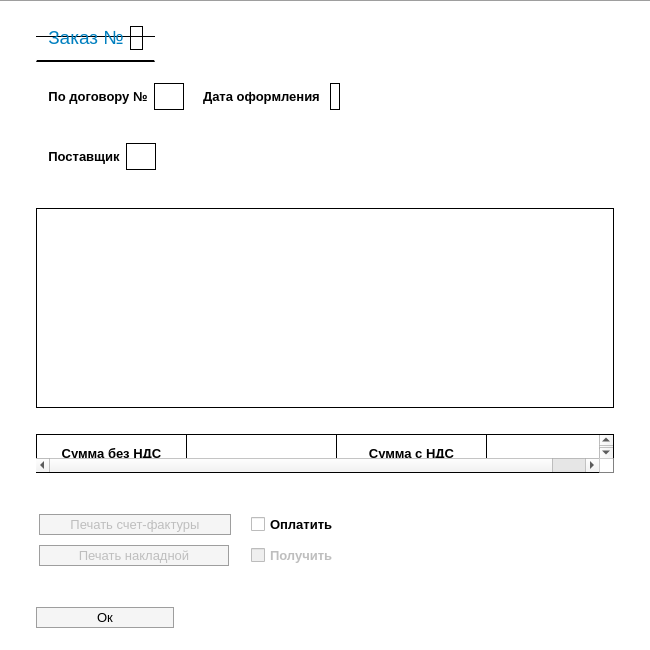
<?xml version="1.0" encoding="UTF-8"?>
<ui version="4.0">
 <class>ViewOrderWindow</class>
 <widget class="QDialog" name="ViewOrderWindow">
  <property name="geometry">
   <rect>
    <x>0</x>
    <y>0</y>
    <width>650</width>
    <height>650</height>
   </rect>
  </property>
  <property name="minimumSize">
   <size>
    <width>650</width>
    <height>600</height>
   </size>
  </property>
  <property name="maximumSize">
   <size>
    <width>16777215</width>
    <height>16777215</height>
   </size>
  </property>
  <property name="windowTitle">
   <string>Просмотр заказа</string>
  </property>
  <property name="windowIcon">
   <iconset resource="../../resource/resource.qrc">
    <normaloff>:/icons/icons/window-logo.ico</normaloff>:/icons/icons/window-logo.ico</iconset>
  </property>
  <property name="styleSheet">
   <string notr="true">QDialog {
	background-color: white;
	border-top: 1px solid #9e9e9e;
}</string>
  </property>
  <layout class="QGridLayout" name="gridLayout">
   <item row="0" column="2">
    <spacer name="horizontalSpacer">
     <property name="orientation">
      <enum>Qt::Horizontal</enum>
     </property>
     <property name="sizeType">
      <enum>QSizePolicy::Preferred</enum>
     </property>
     <property name="sizeHint" stdset="0">
      <size>
       <width>25</width>
       <height>20</height>
      </size>
     </property>
    </spacer>
   </item>
   <item row="0" column="0">
    <spacer name="horizontalSpacer_2">
     <property name="orientation">
      <enum>Qt::Horizontal</enum>
     </property>
     <property name="sizeType">
      <enum>QSizePolicy::Preferred</enum>
     </property>
     <property name="sizeHint" stdset="0">
      <size>
       <width>25</width>
       <height>20</height>
      </size>
     </property>
    </spacer>
   </item>
   <item row="0" column="1">
    <layout class="QVBoxLayout" name="verticalLayout">
     <item>
      <widget class="QGroupBox" name="orderNumberGroup">
       <property name="sizePolicy">
        <sizepolicy hsizetype="Maximum" vsizetype="Maximum">
         <horstretch>0</horstretch>
         <verstretch>0</verstretch>
        </sizepolicy>
       </property>
       <property name="styleSheet">
        <string notr="true">QGroupBox {
	background: white;
	border-top: 1px solid black;
	border-bottom: 2px solid black;
	padding-right: 15px;
	padding-left: 15px;
	margin-top: 25px;
}</string>
       </property>
       <property name="title">
        <string/>
       </property>
       <property name="alignment">
        <set>Qt::AlignCenter</set>
       </property>
       <layout class="QHBoxLayout" name="horizontalLayout">
        <property name="topMargin">
         <number>9</number>
        </property>
        <item>
         <widget class="QLabel" name="label">
          <property name="sizePolicy">
           <sizepolicy hsizetype="Maximum" vsizetype="Maximum">
            <horstretch>0</horstretch>
            <verstretch>0</verstretch>
           </sizepolicy>
          </property>
          <property name="font">
           <font>
            <pointsize>14</pointsize>
            <weight>50</weight>
            <bold>false</bold>
           </font>
          </property>
          <property name="toolTip">
           <string>&lt;html&gt;&lt;head/&gt;&lt;body&gt;&lt;p&gt;&lt;span style=&quot; font-size:10pt;&quot;&gt;Заказ на поставку товара&lt;/span&gt;&lt;/p&gt;&lt;/body&gt;&lt;/html&gt;</string>
          </property>
          <property name="text">
           <string>&lt;html&gt;&lt;head/&gt;&lt;body&gt;&lt;p&gt;&lt;span style=&quot; color:#007fbf;&quot;&gt;Заказ №&lt;/span&gt;&lt;/p&gt;&lt;/body&gt;&lt;/html&gt;</string>
          </property>
          <property name="alignment">
           <set>Qt::AlignCenter</set>
          </property>
         </widget>
        </item>
        <item>
         <widget class="QLabel" name="orderNumber">
          <property name="font">
           <font>
            <pointsize>14</pointsize>
           </font>
          </property>
          <property name="styleSheet">
           <string notr="true">QLabel {
	border: 1px solid black;
}</string>
          </property>
          <property name="text">
           <string/>
          </property>
          <property name="alignment">
           <set>Qt::AlignLeading|Qt::AlignLeft|Qt::AlignVCenter</set>
          </property>
         </widget>
        </item>
       </layout>
      </widget>
     </item>
     <item>
      <widget class="QGroupBox" name="contractDateGroup">
       <property name="sizePolicy">
        <sizepolicy hsizetype="Maximum" vsizetype="Maximum">
         <horstretch>0</horstretch>
         <verstretch>0</verstretch>
        </sizepolicy>
       </property>
       <property name="styleSheet">
        <string notr="true">QGroupBox {
	background: white;
	border: 0px;
	padding-right: 15px;
	padding-left: 15px;
	margin-top: 25px;
}</string>
       </property>
       <property name="title">
        <string/>
       </property>
       <property name="alignment">
        <set>Qt::AlignCenter</set>
       </property>
       <layout class="QHBoxLayout" name="horizontalLayout_2">
        <property name="topMargin">
         <number>9</number>
        </property>
        <item>
         <widget class="QLabel" name="label_6">
          <property name="sizePolicy">
           <sizepolicy hsizetype="Maximum" vsizetype="Maximum">
            <horstretch>0</horstretch>
            <verstretch>0</verstretch>
           </sizepolicy>
          </property>
          <property name="font">
           <font>
            <pointsize>10</pointsize>
            <weight>50</weight>
            <bold>false</bold>
           </font>
          </property>
          <property name="text">
           <string>&lt;html&gt;&lt;head/&gt;&lt;body&gt;&lt;p&gt;&lt;span style=&quot; font-weight:600;&quot;&gt;По договору №&lt;/span&gt;&lt;/p&gt;&lt;/body&gt;&lt;/html&gt;</string>
          </property>
          <property name="alignment">
           <set>Qt::AlignCenter</set>
          </property>
         </widget>
        </item>
        <item>
         <widget class="QLabel" name="contractNumber">
          <property name="font">
           <font>
            <pointsize>10</pointsize>
           </font>
          </property>
          <property name="styleSheet">
           <string notr="true">QLabel {
	border: 1px solid black;
	padding-top: 5px;
	padding-bottom: 5px;
	padding-left: 10px;
	padding-right: 10px;
}</string>
          </property>
          <property name="text">
           <string/>
          </property>
         </widget>
        </item>
        <item>
         <widget class="QLabel" name="label_2">
          <property name="font">
           <font>
            <pointsize>10</pointsize>
            <weight>75</weight>
            <bold>true</bold>
           </font>
          </property>
          <property name="toolTip">
           <string>&lt;html&gt;&lt;head/&gt;&lt;body&gt;&lt;p&gt;&lt;span style=&quot; font-weight:400;&quot;&gt;Дата оформления заказа&lt;/span&gt;&lt;/p&gt;&lt;/body&gt;&lt;/html&gt;</string>
          </property>
          <property name="styleSheet">
           <string notr="true">margin-left: 10px;</string>
          </property>
          <property name="text">
           <string>Дата оформления</string>
          </property>
         </widget>
        </item>
        <item>
         <widget class="QLabel" name="registrationDate">
          <property name="font">
           <font>
            <pointsize>10</pointsize>
           </font>
          </property>
          <property name="styleSheet">
           <string notr="true">QLabel {
	border: 1px solid black;
}</string>
          </property>
          <property name="text">
           <string/>
          </property>
         </widget>
        </item>
       </layout>
      </widget>
     </item>
     <item>
      <widget class="QGroupBox" name="supplierGroup">
       <property name="sizePolicy">
        <sizepolicy hsizetype="Maximum" vsizetype="Maximum">
         <horstretch>0</horstretch>
         <verstretch>0</verstretch>
        </sizepolicy>
       </property>
       <property name="font">
        <font>
         <pointsize>10</pointsize>
        </font>
       </property>
       <property name="styleSheet">
        <string notr="true">QGroupBox {
	background: white;
	border: 0px;
}</string>
       </property>
       <property name="title">
        <string/>
       </property>
       <property name="alignment">
        <set>Qt::AlignCenter</set>
       </property>
       <layout class="QHBoxLayout" name="horizontalLayout_3">
        <property name="topMargin">
         <number>9</number>
        </property>
        <item>
         <widget class="QLabel" name="label_7">
          <property name="sizePolicy">
           <sizepolicy hsizetype="Maximum" vsizetype="Maximum">
            <horstretch>0</horstretch>
            <verstretch>0</verstretch>
           </sizepolicy>
          </property>
          <property name="font">
           <font>
            <pointsize>8</pointsize>
            <weight>75</weight>
            <bold>true</bold>
           </font>
          </property>
          <property name="text">
           <string>&lt;html&gt;&lt;head/&gt;&lt;body&gt;&lt;p&gt;&lt;span style=&quot; font-size:10pt;&quot;&gt;Поставщик&lt;/span&gt;&lt;/p&gt;&lt;/body&gt;&lt;/html&gt;</string>
          </property>
          <property name="alignment">
           <set>Qt::AlignCenter</set>
          </property>
         </widget>
        </item>
        <item>
         <widget class="QLabel" name="supplier">
          <property name="font">
           <font>
            <pointsize>10</pointsize>
           </font>
          </property>
          <property name="styleSheet">
           <string notr="true">QLabel {
	border: 1px solid black;
	padding-top: 5px;
	padding-bottom: 5px;
	padding-left: 10px;
	padding-right: 10px;
}</string>
          </property>
          <property name="text">
           <string/>
          </property>
         </widget>
        </item>
       </layout>
      </widget>
     </item>
     <item>
      <spacer name="verticalSpacer">
       <property name="orientation">
        <enum>Qt::Vertical</enum>
       </property>
       <property name="sizeType">
        <enum>QSizePolicy::Preferred</enum>
       </property>
       <property name="sizeHint" stdset="0">
        <size>
         <width>20</width>
         <height>20</height>
        </size>
       </property>
      </spacer>
     </item>
     <item>
      <widget class="QTableView" name="goodsInOrder">
       <property name="sizePolicy">
        <sizepolicy hsizetype="Expanding" vsizetype="Maximum">
         <horstretch>0</horstretch>
         <verstretch>0</verstretch>
        </sizepolicy>
       </property>
       <property name="minimumSize">
        <size>
         <width>0</width>
         <height>200</height>
        </size>
       </property>
       <property name="maximumSize">
        <size>
         <width>16777215</width>
         <height>16777215</height>
        </size>
       </property>
       <property name="styleSheet">
        <string notr="true">QTableView {
	border: 1px solid black;
	background: white;
	gridline-color: black;
}

QTableView::item {
	color: black;
}

QTableView::item:selected {
	background: #e9f3fb;
}

QHeaderView::section {
	background: #6bd3e0;
	padding-top: 7px;
	padding-bottom: 7px;
	border: 1px solid black;
	border-left: 0px;
	border-top: 0px;
}

 QScrollBar:vertical {
      border: 2px solid #77bdb0;
      background: white;
      width: 20px;
      margin: 35px 0 35px 0;
  }

  QScrollBar::handle:vertical {
      background: #e0dcdc;
	  border-top: 2px solid #77bdb0;
	  border-bottom: 2px solid #77bdb0; 
      min-height: 5px;
  }

  QScrollBar::handle:vertical:hover {
       background: #F19CBB;
  }

  QScrollBar::handle:vertical:pressed {
       background: #FDDB6D;
  }

  QScrollBar::add-line:vertical {
      border: 2px solid grey;
      background: white;
      height: 33px;
      subcontrol-position: bottom;
      subcontrol-origin: margin;
  }

  QScrollBar::add-line:vertical:hover {
      background: #CD9575;
  }

  QScrollBar::add-line:vertical:pressed {
      background: #FDDB6D;
  }

  QScrollBar::sub-line:vertical {
      border: 2px solid grey;
      background: white;
      height: 33px;
      subcontrol-position: top;
      subcontrol-origin: margin;
  }

  QScrollBar::sub-line:vertical:hover {
      background: #CD9575;
  }

  QScrollBar::sub-line:vertical:pressed {
      background: #FDDB6D;
  }

  QScrollBar::up-arrow:vertical, QScrollBar::down-arrow:vertical {
      border: 2px solid grey;
      width: 3px;
      height: 3px;
      background: white;
  }

QScrollBar:horizontal {
      border-top: 2px solid #77bdb0;
	  border-bottom: 2px solid #77bdb0;
      background: white;
      height: 20px;
      margin: 0px 37px 0px 37px;
  }

  QScrollBar::handle:horizontal {
      background: #e0dcdc;
	  border-left: 2px solid #77bdb0;
	  border-right: 2px solid #77bdb0; 
      min-width: 5px;
  }

  QScrollBar::handle:horizontal:hover {
       background: #F19CBB;
  }

  QScrollBar::handle:horizontal:pressed {
       background: #FDDB6D;
  }

  QScrollBar::add-line:horizontal {
      border: 2px solid grey;
      background: white;
      width: 33px;
      subcontrol-position: left;
      subcontrol-origin: margin;
  }

  QScrollBar::add-line:horizontal:hover {
      background: #CD9575;
  }

  QScrollBar::add-line:horizontal:pressed {
      background: #FDDB6D;
  }

  QScrollBar::sub-line:horizontal {
      border: 2px solid grey;
      background: white;
      width: 33px;
      subcontrol-position: right;
      subcontrol-origin: margin;
  }

  QScrollBar::sub-line:horizontal:hover {
      background: #CD9575;
  }

  QScrollBar::sub-line:horizontal:pressed {
      background: #FDDB6D;
  }

  QScrollBar::left-arrow:horizontal, QScrollBar::right-arrow:horizontal {
      border: 2px solid grey;
      width: 3px;
      height: 3px;
      background: white;
  }</string>
       </property>
       <property name="editTriggers">
        <set>QAbstractItemView::NoEditTriggers</set>
       </property>
       <property name="selectionMode">
        <enum>QAbstractItemView::SingleSelection</enum>
       </property>
       <property name="selectionBehavior">
        <enum>QAbstractItemView::SelectRows</enum>
       </property>
       <property name="verticalScrollMode">
        <enum>QAbstractItemView::ScrollPerPixel</enum>
       </property>
       <property name="horizontalScrollMode">
        <enum>QAbstractItemView::ScrollPerPixel</enum>
       </property>
       <attribute name="horizontalHeaderVisible">
        <bool>false</bool>
       </attribute>
       <attribute name="horizontalHeaderCascadingSectionResizes">
        <bool>true</bool>
       </attribute>
       <attribute name="horizontalHeaderMinimumSectionSize">
        <number>50</number>
       </attribute>
       <attribute name="horizontalHeaderDefaultSectionSize">
        <number>150</number>
       </attribute>
       <attribute name="horizontalHeaderStretchLastSection">
        <bool>true</bool>
       </attribute>
       <attribute name="verticalHeaderVisible">
        <bool>false</bool>
       </attribute>
       <attribute name="verticalHeaderMinimumSectionSize">
        <number>30</number>
       </attribute>
       <attribute name="verticalHeaderDefaultSectionSize">
        <number>37</number>
       </attribute>
       <attribute name="verticalHeaderHighlightSections">
        <bool>false</bool>
       </attribute>
      </widget>
     </item>
     <item>
      <spacer name="verticalSpacer_3">
       <property name="orientation">
        <enum>Qt::Vertical</enum>
       </property>
       <property name="sizeType">
        <enum>QSizePolicy::Preferred</enum>
       </property>
       <property name="sizeHint" stdset="0">
        <size>
         <width>20</width>
         <height>20</height>
        </size>
       </property>
      </spacer>
     </item>
     <item>
      <widget class="QTableWidget" name="costInfo">
       <property name="sizePolicy">
        <sizepolicy hsizetype="Expanding" vsizetype="Maximum">
         <horstretch>0</horstretch>
         <verstretch>0</verstretch>
        </sizepolicy>
       </property>
       <property name="minimumSize">
        <size>
         <width>0</width>
         <height>0</height>
        </size>
       </property>
       <property name="maximumSize">
        <size>
         <width>16777215</width>
         <height>39</height>
        </size>
       </property>
       <property name="font">
        <font>
         <pointsize>10</pointsize>
        </font>
       </property>
       <property name="toolTip">
        <string>&lt;html&gt;&lt;head/&gt;&lt;body&gt;&lt;p&gt;Сумма покупки&lt;/p&gt;&lt;/body&gt;&lt;/html&gt;</string>
       </property>
       <property name="styleSheet">
        <string notr="true">QTableWidget {
	border: 1px solid black;
	border-left: 0px;
	background: white;
}

QTableWidget::item {
	color: black;
	border: 0px;
	border-left: 1px solid black;
}



QHeaderView::section {
	background: #6bd3e0;
	padding-top: 7px;
	padding-bottom: 7px;
	border: 1px solid black;
	border-left: 0px;
	border-top: 0px;
}</string>
       </property>
       <property name="verticalScrollBarPolicy">
        <enum>Qt::ScrollBarAsNeeded</enum>
       </property>
       <property name="horizontalScrollBarPolicy">
        <enum>Qt::ScrollBarAsNeeded</enum>
       </property>
       <property name="editTriggers">
        <set>QAbstractItemView::NoEditTriggers</set>
       </property>
       <property name="selectionMode">
        <enum>QAbstractItemView::SingleSelection</enum>
       </property>
       <property name="selectionBehavior">
        <enum>QAbstractItemView::SelectRows</enum>
       </property>
       <property name="verticalScrollMode">
        <enum>QAbstractItemView::ScrollPerPixel</enum>
       </property>
       <property name="horizontalScrollMode">
        <enum>QAbstractItemView::ScrollPerPixel</enum>
       </property>
       <property name="showGrid">
        <bool>false</bool>
       </property>
       <property name="gridStyle">
        <enum>Qt::SolidLine</enum>
       </property>
       <property name="sortingEnabled">
        <bool>false</bool>
       </property>
       <property name="cornerButtonEnabled">
        <bool>true</bool>
       </property>
       <attribute name="horizontalHeaderVisible">
        <bool>false</bool>
       </attribute>
       <attribute name="horizontalHeaderCascadingSectionResizes">
        <bool>true</bool>
       </attribute>
       <attribute name="horizontalHeaderMinimumSectionSize">
        <number>100</number>
       </attribute>
       <attribute name="horizontalHeaderDefaultSectionSize">
        <number>150</number>
       </attribute>
       <attribute name="horizontalHeaderHighlightSections">
        <bool>false</bool>
       </attribute>
       <attribute name="horizontalHeaderStretchLastSection">
        <bool>true</bool>
       </attribute>
       <attribute name="verticalHeaderVisible">
        <bool>false</bool>
       </attribute>
       <attribute name="verticalHeaderMinimumSectionSize">
        <number>30</number>
       </attribute>
       <attribute name="verticalHeaderDefaultSectionSize">
        <number>37</number>
       </attribute>
       <attribute name="verticalHeaderHighlightSections">
        <bool>false</bool>
       </attribute>
       <attribute name="verticalHeaderShowSortIndicator" stdset="0">
        <bool>false</bool>
       </attribute>
       <attribute name="verticalHeaderStretchLastSection">
        <bool>false</bool>
       </attribute>
       <row>
        <property name="text">
         <string>Новая строка</string>
        </property>
        <property name="textAlignment">
         <set>AlignLeading|AlignVCenter</set>
        </property>
       </row>
       <column>
        <property name="text">
         <string>Сумма Без НДС</string>
        </property>
        <property name="font">
         <font>
          <weight>75</weight>
          <bold>true</bold>
         </font>
        </property>
       </column>
       <column>
        <property name="text">
         <string>Сумма без НДС</string>
        </property>
        <property name="font">
         <font>
          <weight>75</weight>
          <bold>true</bold>
         </font>
        </property>
       </column>
       <column>
        <property name="text">
         <string>Сумма с НДС</string>
        </property>
        <property name="font">
         <font>
          <weight>75</weight>
          <bold>true</bold>
         </font>
        </property>
       </column>
       <column>
        <property name="text">
         <string>Сумма с НДС</string>
        </property>
        <property name="font">
         <font>
          <weight>75</weight>
          <bold>true</bold>
         </font>
        </property>
       </column>
       <item row="0" column="0">
        <property name="text">
         <string>Сумма без НДС</string>
        </property>
        <property name="font">
         <font>
          <weight>75</weight>
          <bold>true</bold>
         </font>
        </property>
        <property name="textAlignment">
         <set>AlignCenter</set>
        </property>
       </item>
       <item row="0" column="1">
        <property name="text">
         <string/>
        </property>
        <property name="textAlignment">
         <set>AlignCenter</set>
        </property>
       </item>
       <item row="0" column="2">
        <property name="text">
         <string>Сумма с НДС</string>
        </property>
        <property name="font">
         <font>
          <weight>75</weight>
          <bold>true</bold>
         </font>
        </property>
        <property name="textAlignment">
         <set>AlignCenter</set>
        </property>
       </item>
       <item row="0" column="3">
        <property name="text">
         <string/>
        </property>
        <property name="textAlignment">
         <set>AlignCenter</set>
        </property>
       </item>
      </widget>
     </item>
     <item>
      <spacer name="verticalSpacer_2">
       <property name="orientation">
        <enum>Qt::Vertical</enum>
       </property>
       <property name="sizeType">
        <enum>QSizePolicy::Preferred</enum>
       </property>
       <property name="sizeHint" stdset="0">
        <size>
         <width>20</width>
         <height>20</height>
        </size>
       </property>
      </spacer>
     </item>
     <item>
      <widget class="QGroupBox" name="paymentDeliveryGroup">
       <property name="sizePolicy">
        <sizepolicy hsizetype="Maximum" vsizetype="Preferred">
         <horstretch>0</horstretch>
         <verstretch>0</verstretch>
        </sizepolicy>
       </property>
       <property name="styleSheet">
        <string notr="true">QGroupBox {
	background: white;
	border: 0px;
}

QLabel {
	border: 1px solid black;
	padding: 3px;
}

QPushButton {
	padding-left: 30px;
	padding-right: 30px;
	padding-top: 2px;
	padding-bottom: 2px;
	background-color: #f5f5f5;
	border-style: solid;
	border-width: 1px;
	border-color: #9e9e9e;
}

 QPushButton:hover {
     background-color: #78DBE2;
 }
 QPushButton:pressed {
     background-color: #3F888F;
 }</string>
       </property>
       <property name="title">
        <string/>
       </property>
       <property name="alignment">
        <set>Qt::AlignLeading|Qt::AlignLeft|Qt::AlignVCenter</set>
       </property>
       <layout class="QFormLayout" name="formLayout">
        <property name="horizontalSpacing">
         <number>20</number>
        </property>
        <property name="verticalSpacing">
         <number>10</number>
        </property>
        <property name="leftMargin">
         <number>0</number>
        </property>
        <property name="rightMargin">
         <number>0</number>
        </property>
        <item row="3" column="0">
         <widget class="QPushButton" name="printInvoice">
          <property name="enabled">
           <bool>false</bool>
          </property>
          <property name="sizePolicy">
           <sizepolicy hsizetype="Maximum" vsizetype="Fixed">
            <horstretch>0</horstretch>
            <verstretch>0</verstretch>
           </sizepolicy>
          </property>
          <property name="minimumSize">
           <size>
            <width>190</width>
            <height>0</height>
           </size>
          </property>
          <property name="font">
           <font>
            <pointsize>10</pointsize>
           </font>
          </property>
          <property name="toolTip">
           <string>&lt;html&gt;&lt;head/&gt;&lt;body&gt;&lt;p&gt;Для оплаченного заказа&lt;/p&gt;&lt;/body&gt;&lt;/html&gt;</string>
          </property>
          <property name="text">
           <string>Печать счет-фактуры</string>
          </property>
         </widget>
        </item>
        <item row="3" column="1">
         <widget class="QCheckBox" name="payment">
          <property name="font">
           <font>
            <pointsize>10</pointsize>
            <weight>75</weight>
            <bold>true</bold>
           </font>
          </property>
          <property name="toolTip">
           <string>&lt;html&gt;&lt;head/&gt;&lt;body&gt;&lt;p&gt;&lt;span style=&quot; font-weight:400;&quot;&gt;Оплатить заказ&lt;/span&gt;&lt;/p&gt;&lt;/body&gt;&lt;/html&gt;</string>
          </property>
          <property name="text">
           <string>Оплатить</string>
          </property>
         </widget>
        </item>
        <item row="4" column="0">
         <widget class="QPushButton" name="printWaybill">
          <property name="enabled">
           <bool>false</bool>
          </property>
          <property name="sizePolicy">
           <sizepolicy hsizetype="Preferred" vsizetype="Fixed">
            <horstretch>0</horstretch>
            <verstretch>0</verstretch>
           </sizepolicy>
          </property>
          <property name="minimumSize">
           <size>
            <width>190</width>
            <height>0</height>
           </size>
          </property>
          <property name="maximumSize">
           <size>
            <width>16777215</width>
            <height>16777215</height>
           </size>
          </property>
          <property name="font">
           <font>
            <pointsize>10</pointsize>
           </font>
          </property>
          <property name="toolTip">
           <string>&lt;html&gt;&lt;head/&gt;&lt;body&gt;&lt;p&gt;Для полученного на складе товара&lt;/p&gt;&lt;/body&gt;&lt;/html&gt;</string>
          </property>
          <property name="styleSheet">
           <string notr="true"/>
          </property>
          <property name="text">
           <string>Печать накладной</string>
          </property>
         </widget>
        </item>
        <item row="4" column="1">
         <widget class="QCheckBox" name="delivery">
          <property name="enabled">
           <bool>false</bool>
          </property>
          <property name="font">
           <font>
            <pointsize>10</pointsize>
            <weight>75</weight>
            <bold>true</bold>
           </font>
          </property>
          <property name="toolTip">
           <string>&lt;html&gt;&lt;head/&gt;&lt;body&gt;&lt;p&gt;&lt;span style=&quot; font-weight:400;&quot;&gt;Получить товары на складе&lt;/span&gt;&lt;/p&gt;&lt;/body&gt;&lt;/html&gt;</string>
          </property>
          <property name="text">
           <string>Получить</string>
          </property>
          <property name="checkable">
           <bool>true</bool>
          </property>
          <property name="tristate">
           <bool>false</bool>
          </property>
         </widget>
        </item>
       </layout>
      </widget>
     </item>
     <item>
      <widget class="QPushButton" name="ok">
       <property name="sizePolicy">
        <sizepolicy hsizetype="Maximum" vsizetype="Fixed">
         <horstretch>0</horstretch>
         <verstretch>0</verstretch>
        </sizepolicy>
       </property>
       <property name="font">
        <font>
         <pointsize>10</pointsize>
        </font>
       </property>
       <property name="styleSheet">
        <string notr="true">QPushButton {
	padding-left: 60px;
	padding-right: 60px;
	padding-top: 2px;
	padding-bottom: 2px;
	background-color: #f5f5f5;
	border-style: solid;
	border-width: 1px;
	border-color: #9e9e9e;
	margin-top: 11px;
	margin-bottom: 11px;
}

 QPushButton:hover {
     background-color: #78DBE2;
 }
 QPushButton:pressed {
     background-color: #3F888F;
 }</string>
       </property>
       <property name="text">
        <string>Ок</string>
       </property>
      </widget>
     </item>
    </layout>
   </item>
  </layout>
 </widget>
 <resources>
  <include location="../../resource/resource.qrc"/>
 </resources>
 <connections/>
</ui>
